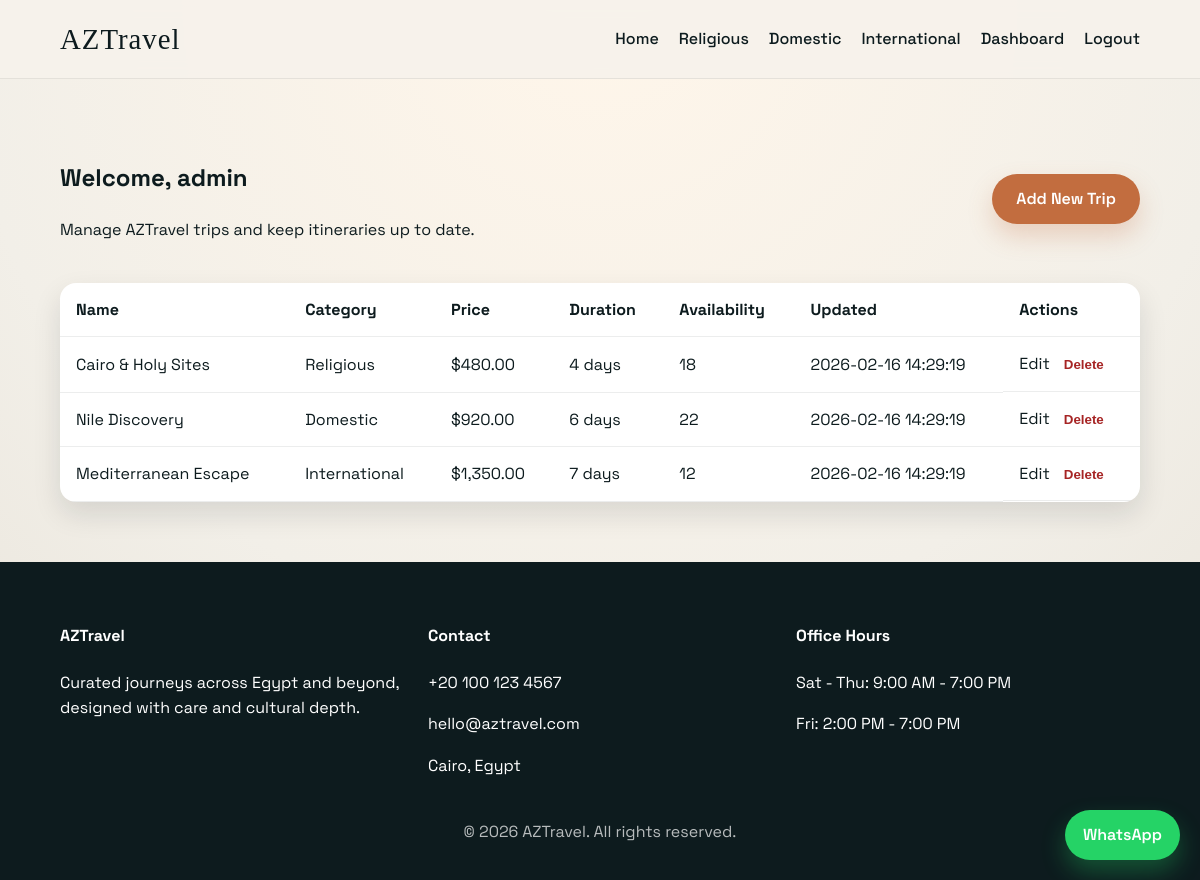
/dashboard.php (signed in), run on the app's committed database.
### tables this page shows
CREATE TABLE IF NOT EXISTS trips (
  id INT AUTO_INCREMENT PRIMARY KEY,
  name VARCHAR(120) NOT NULL,
  description TEXT NOT NULL,
  price DECIMAL(10,2) NOT NULL,
  duration_days INT NOT NULL,
  category ENUM('religious','domestic','international') NOT NULL,
  image_url VARCHAR(255) DEFAULT NULL,
  itinerary TEXT,
  details TEXT,
  availability INT NOT NULL DEFAULT 0,
  created_at TIMESTAMP DEFAULT CURRENT_TIMESTAMP,
  updated_at TIMESTAMP DEFAULT CURRENT_TIMESTAMP ON UPDATE CURRENT_TIMESTAMP
);

### includes/auth.php (called while the page is built, shortened)
<?php
require_once __DIR__ . '/config.php';
function is_logged_in(): bool {
    return !empty($_SESSION['admin_id']);
}
?>

### includes/config.php (called while the page is built, shortened)
<?php
function e(string $value): string {
    return htmlspecialchars($value, ENT_QUOTES, 'UTF-8');
}
?>

### dashboard.php (the view, shortened to what this page needs)
<?php
require_once __DIR__ . '/includes/config.php';
require_once __DIR__ . '/includes/auth.php';
$stmt = $pdo->query('SELECT * FROM trips ORDER BY created_at DESC');
$trips = $stmt->fetchAll();
require_once __DIR__ . '/includes/header.php';
?>
<section class="dashboard">
    <div class="container">
        <div class="dashboard-header">
            <div>
                <h2>Welcome, <?php echo e($_SESSION['admin_name'] ?? 'Admin'); ?></h2>
                <p>Manage AZTravel trips and keep itineraries up to date.</p>
            </div>
            <a class="btn" href="add_trip.php">Add New Trip</a>
        </div>
        <div class="table-wrap">
            <table>
                <thead>
                    <tr>
                        <th>Name</th>
                        <th>Category</th>
                        <th>Price</th>
                        <th>Duration</th>
                        <th>Availability</th>
                        <th>Updated</th>
                        <th>Actions</th>
                    </tr>
                </thead>
                <tbody>
                    <?php if (empty($trips)): ?>
                        <tr>
                            <td colspan="7">No trips found. Create your first trip.</td>
                        </tr>
                    <?php else: ?>
                        <?php foreach ($trips as $trip): ?>
                            <tr>
                                <td><?php echo e($trip['name']); ?></td>
                                <td><?php echo ucfirst(e($trip['category'])); ?></td>
                                <td>$<?php echo number_format((float)$trip['price'], 2); ?></td>
                                <td><?php echo e($trip['duration_days']); ?> days</td>
                                <td><?php echo e($trip['availability']); ?></td>
                                <td><?php echo e($trip['updated_at']); ?></td>
                                <td class="actions">
                                    <a href="edit_trip.php?id=<?php echo (int)$trip['id']; ?>">Edit</a>
                                    <form method="post" action="delete_trip.php" onsubmit="return confirm('Delete this trip?');">
                                        <button type="submit">Delete</button>
                                    </form>
                                </td>
                            </tr>
                        <?php endforeach; ?>
                    <?php endif; ?>
                </tbody>
            </table>
        </div>
    </div>
</section>
<?php require_once __DIR__ . '/includes/footer.php'; ?>

### includes/header.php (shortened to what this page needs)
<!DOCTYPE html>
<html lang="en">
<head>
    <link rel="stylesheet" href="assets/css/style.css">
</head>
<body>
<header class="site-header">
    <div class="container nav-wrap">
        <a class="logo" href="index.php">AZTravel</a>
        <nav class="nav">
            <a href="index.php">Home</a>
            <a href="religious.php">Religious</a>
            <a href="domestic.php">Domestic</a>
            <a href="international.php">International</a>
            <?php if (is_logged_in()): ?>
                <a href="dashboard.php">Dashboard</a>
                <a href="logout.php">Logout</a>
            <?php else: ?>
                <a class="btn" href="login.php">Admin Login</a>
            <?php endif; ?>
        </nav>
    </div>
</header>
<main>

### includes/footer.php (shortened to what this page needs)
</main>
<footer class="site-footer">
    <div class="container footer-grid">
        <div>
            <h4>AZTravel</h4>
            <p>Curated journeys across Egypt and beyond, designed with care and cultural depth.</p>
        </div>
        <div>
            <h4>Contact</h4>
            <p>+20 100 123 4567</p>
            <p>hello@aztravel.com</p>
            <p>Cairo, Egypt</p>
        </div>
        <div>
            <h4>Office Hours</h4>
            <p>Sat - Thu: 9:00 AM - 7:00 PM</p>
            <p>Fri: 2:00 PM - 7:00 PM</p>
        </div>
    </div>
    <p class="copyright">© <?php echo date('Y'); ?> AZTravel. All rights reserved.</p>
</footer>
<a class="whatsapp-float" href="https://wa.me/201001234567?text=Hello%20AZTravel,%20I%20want%20to%20plan%20a%20trip." target="_blank" rel="noopener">WhatsApp</a>
</body>
</html>

### assets/css/style.css (style rules this page uses)
* { box-sizing: border-box; }
body { margin: 0; font-family: var(--font-body); color: var(--dark); background: radial-gradient(circle at top, #fff6ea, #f2efe8 60%, #e8e3d9 100%); line-height: 1.6; }
a { color: inherit; text-decoration: none; }
.container { width: min(1100px, 90%); margin: 0 auto; }
.site-header { position: sticky; top: 0; z-index: 100; background: rgba(247, 242, 235, 0.9); backdrop-filter: blur(8px); border-bottom: 1px solid rgba(13, 27, 30, 0.08); }
.nav-wrap { display: flex; align-items: center; justify-content: space-between; padding: 16px 0; }
.logo { font-family: var(--font-head); font-size: 1.8rem; letter-spacing: 1px; }
.nav { display: flex; gap: 20px; align-items: center; }
.nav a { font-weight: 500; transition: color 0.3s ease; }
.btn { display: inline-flex; align-items: center; justify-content: center; background: var(--accent); color: var(--light); padding: 12px 24px; border-radius: 999px; font-weight: 600; border: none; cursor: pointer; transition: transform 0.3s ease, box-shadow 0.3s ease; box-shadow: 0 12px 24px rgba(194, 109, 63, 0.25); }
.site-footer { background: var(--dark); color: var(--light); padding: 40px 0 20px; }
.footer-grid { display: grid; grid-template-columns: repeat(auto-fit, minmax(200px, 1fr)); gap: 24px; }
.copyright { text-align: center; opacity: 0.7; margin-top: 24px; }
.dashboard { padding: 60px 0; }
.dashboard-header { display: flex; justify-content: space-between; align-items: center; flex-wrap: wrap; gap: 20px; }
.table-wrap { overflow-x: auto; margin-top: 24px; background: var(--light); border-radius: 16px; box-shadow: 0 12px 28px var(--shadow); }
.table-wrap table { width: 100%; border-collapse: collapse; }
th, td { padding: 14px 16px; text-align: left; border-bottom: 1px solid rgba(13, 27, 30, 0.08); }
.actions { display: flex; gap: 8px; }
.actions form button { background: transparent; border: none; color: #a62424; cursor: pointer; font-weight: 600; }
.whatsapp-float { position: fixed; right: 20px; bottom: 20px; background: #25d366; color: #ffffff; padding: 12px 18px; border-radius: 999px; font-weight: 600; box-shadow: 0 12px 24px rgba(37, 211, 102, 0.3); z-index: 200; }

### data on the page
trips: name "Cairo & Holy Sites", category "Religious", price "480.00", duration_days "4", availability "18", updated_at "2026-02-16 14:29:19"
trips: name "Nile Discovery", category "Domestic", price "920.00", duration_days "6", availability "22", updated_at "2026-02-16 14:29:19"
trips: name "Mediterranean Escape", category "International", price "1,350.00", duration_days "7", availability "12", updated_at "2026-02-16 14:29:19"

### other printed values
$_SESSION['admin_name'] "admin"
